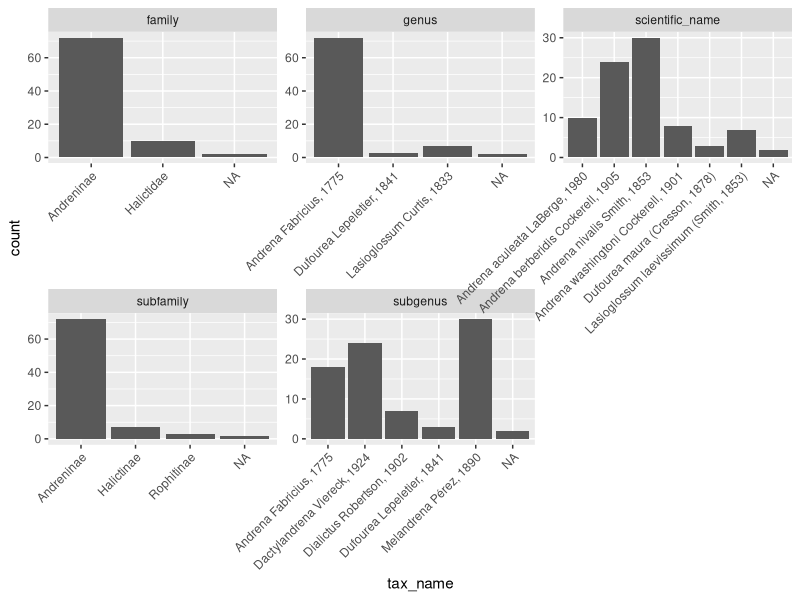
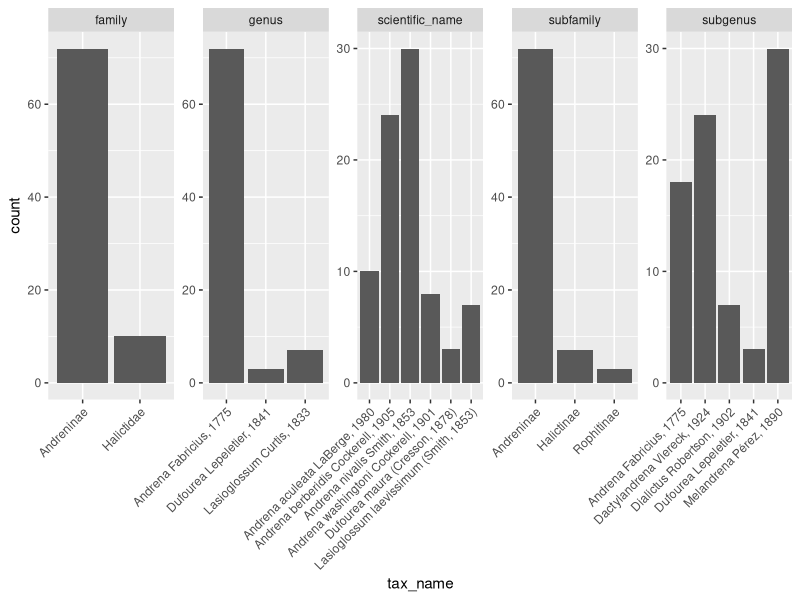
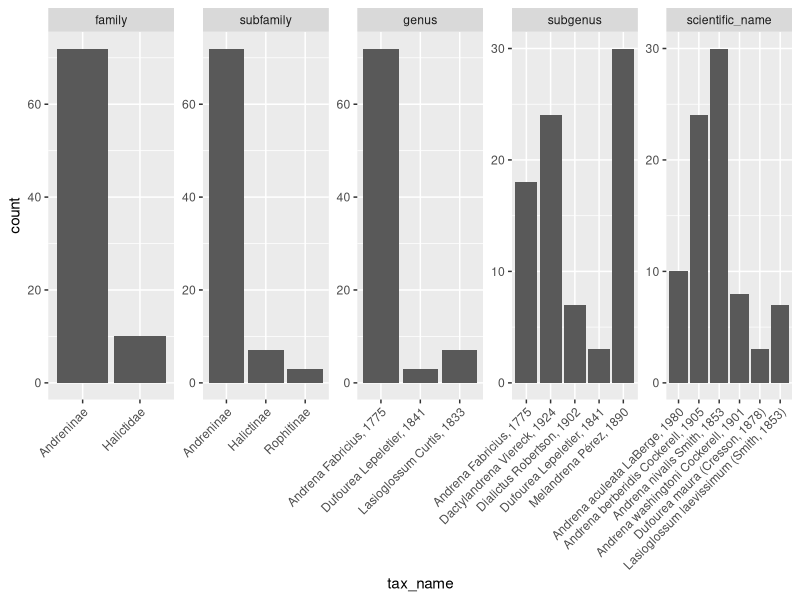

The R source for these figures, in order:
# The {tidyverse} packages' functions are great for:
  #1. Organizing a table
  #2. Combining tables
  #3. Summarizing tables
  #4. Reshaping tables (e.g. from long to wide format)

# I've made a sample dataset that consists of two excel sheets.
# 1. Field sample data.
# 2. Sample ID 'lab' data.

library(tidyverse)
library(openxlsx)

# Let's read them in!

samples = read.xlsx('data/toy_bee_sample_data.xlsx')

ids = read.xlsx('data/toy_bee_id_data.xlsx')

# If we look on the right side of the screen, we can see how many rows
# (observations) and columns (variables) each table has.

# We could also use functions to pull out specific info. E.g.
# 1. Number of rows.
nrow(samples)
# 2. Column names.
names(samples)
# 3. Get a glimpse of the first (or last) 6 rows.
head(samples) #(or use tail() to see the last 6)
# 4. View() to see the whole table. Word of warning: if your data table
#    includes a complex polygon geometry column, this View() call can take
#    many minutes!
View(samples)
# 5. Just call the object name to see it all in the console.
samples

# Ugh, I can't see the column names! Let's upgrade to using a {tidyverse}
# "tibble".
samples = as_tibble(samples)
ids = as_tibble(ids)

samples
# Nice, now we see the variable data types, see the first 10 rows,
# negative numeric columns are printed in red, and we see the dimensions
# of the table at the very top.

# I notice that the sample_date column, which was a functional excel date column,
# is now garbled. It's actually a number representing the number of days passed
# since Jan 1st, 1970 (why that date? Maybe it was the start of computers? Not sure!)
# We can use {openxlsx}'s function 'convertToDate()' to translate this into
# a date column!
samples$sample_date = convertToDate(samples$sample_date)

samples

# =========================================
# = = = = = = = = = #
# Organizing Tables #
# = = = = = = = = = #

# Now that we have a date column, let's reorder our data, from oldest to newest.
samples = samples |>
  arrange(sample_date)
# If we would like to reverse this ordering, we can wrap our ordering variable
# in a 'desc()'.
samples |>
  arrange(desc(sample_date))

# We could also filter out certain rows, e.g. if we didn't want to keep
# any samples from before 2020. First, we could add a new column that
# is the year of the sample, then we could filter our records based on
# that column.

recent_records = samples |>
  mutate(the_year = lubridate::year(sample_date)) |>
  filter(the_year >= 2020)

# =========================================
# = = = = = = = = = #
#   Joining Tables  #
# = = = = = = = = = #

# This is a very important skill, as data is frequently stored in multiple tables
# that share certain columns in common (these are typically called 'keys').

# We have at least four join types possible with the {dplyr} package that comes
# in {tidyverse}:
# 1. left_join (the most common, in my opinion).
#    Keep all observations in the first table, and add on records from
#    second table that match ALL COLUMNS IN COMMON (usually just one)
bee_dat = samples |>
  left_join(ids)
# We don't have to specify which columns to join on, IF they are named identically.

# 2. right_join; this is a reverse left_join, so it keeps all records of the
#    second data table and only those that match from the first table.

# 3. full_join; keeps ALL rows from both tables.
samples |>
  full_join(ids) |>
  # Let's take a look at rows where the 'family' column is NA.
  filter(is.na(family))

# 4. anti_join; the reverse of a full_join, keeps only rows from first table
#    that DON'T match any rows in the second table.
samples |>
  anti_join(ids)

# =========================================
# = = = = = = = = = = #
#  Summarizing Tables #
# = = = = = = = = = = #

# When we want to summarize our tables of data, three functions really
# come to our aid:
# 1. count()
# 2. group_by()
# 3. summarise() (or "summarize()")

bee_dat |>
  mutate(the_year = lubridate::year(sample_date)) |>
  count(the_year)
# The results will automatically be ordered based on the variable
# we ran the count() on.

# If we would like the output to be ordered big -> small,
# we can do that too.

bee_dat |>
  mutate(the_year = lubridate::year(sample_date)) |>
  count(the_year, sort = T)

# We can also do a count on multiple columns simultaneously.

bee_dat |>
  mutate(the_year = lubridate::year(sample_date)) |>
  count(the_year,family)

# Let's imagine we had a 'number_specimen' column that indicated
# how many bees of a certain species were caught at that location and date.
# We could group_by() any of our columns to than summarise whatever statistic we would like.
bee_dat |>
  mutate(number_specimen = sample.int(n = 5,
                                      size = 84,
                                      replace = TRUE)) |>
  # We can group by a single column or by multiple columns.
  group_by(family,subfamily) |>
  summarise(
    total_specimen = sum(number_specimen),
    standard_dev = sd(number_specimen)
            )


# =========================================
# = = = = = = = = = #
# Reshaping Tables  #
# = = = = = = = = = #

# Sometimes we have a table of data set up so that we have many columns;
# this is known as a 'wide' format. If we have fewer columns and many rows,
# this is known as a 'long' format. I fairly frequently have to switch
# between these modes to calculate a new column or maybe to make a ggplot.

# Let's imagine a particular situation: we want to take our bee dataset from its
# 'wide' format and put ALL of the columns relating to taxonomy into just two columns:
# One could be 'tax_level', the other 'tax_name'. For example:
bee_dat |>
  pivot_longer(cols = c(family, subfamily, genus, subgenus, scientific_name),
               # What is the name of the column that will receive the column names?
               names_to = 'tax_level',
               # What is the name of the column that will receive the info in each row?
               values_to = 'tax_name')
# Our data is now a LOT longer than before! Makes sense: we have fewer columns.

# We could do the same thing with our latitude and longitude columns, if we wanted to.
bee_dat |>
  pivot_longer(cols = c(lat,lon),
               names_to = 'coordinate_type',
               values_to = 'coordinate_val')

# Let's imagine we wanted to make a bar plot showing the spread of each level of the taxonomic info.
# We could start by pivotting our table to be long. This gives us the new columns 'tax_level' and
# 'tax_name' that can be very easily sent to ggplot for plotting. The alternative would be
# adding a geom_bar() to our ggplot for every single taxonomic related variable, which would be
# a lot of extra typing, would prevent us from making a legend easily, and would prevent us
# from easily splitting our plot into several facets. E.g.

bee_dat |>
  pivot_longer(cols = -c(sample_date,sample_id,lat,lon),
               # Notice I actually specify which columns to EXCLUDE in the line above!
               # If you're excluding fewer columns than including, this can save you typing.
               names_to = 'tax_level',
               values_to = 'tax_name') |>
  ggplot() +
  geom_bar(aes(tax_name)) +
  # Split our plot into separate facets based on the 'tax_level' variable.
  # Setting scales to 'free' allows our x and y axis levels to be facet-specific.
  facet_wrap( ~ tax_level, scales = 'free') +
  # I'd like angled x-axis text labels, since they can be so long!
  theme(axis.text.x = element_text(angle = 45, hjust = 1, vjust = 1))

# Maybe I'd like to exclude those 2 rows that didn't have a matching
# ID. I could do that "in the pipe" as we modify our data temporarily and
# then plot it, like this:
bee_dat |>
  pivot_longer(cols = -c(sample_date,sample_id,lat,lon),
               names_to = 'tax_level',
               values_to = 'tax_name') |>
  filter(!is.na(tax_name)) |>
  ggplot() +
  geom_bar(aes(tax_name)) +
  facet_wrap( ~ tax_level, scales = 'free',
              # We can specify the layout of the facets like so:
              ncol = 5, nrow = 1) +
  theme(axis.text.x = element_text(angle = 45, hjust = 1, vjust = 1))

# One more thing before we leave this plot! If you want to specify
# an order to your plot facets, we can convert the tax_level variable
# to a factor (i.e. an ordered categorical variable)
bee_dat |>
  pivot_longer(cols = -c(sample_date,sample_id,lat,lon),
               names_to = 'tax_level',
               values_to = 'tax_name') |>
  filter(!is.na(tax_name)) |>
  # New line below here:
  mutate(tax_level = factor(tax_level,levels = c('family',
                                                 'subfamily',
                                                 'genus',
                                                 'subgenus',
                                                 'scientific_name'))) |>
  ggplot() +
  geom_bar(aes(tax_name)) +
  facet_wrap( ~ tax_level, scales = 'free',
              ncol = 5, nrow = 1) +
  theme(axis.text.x = element_text(angle = 45, hjust = 1, vjust = 1))
